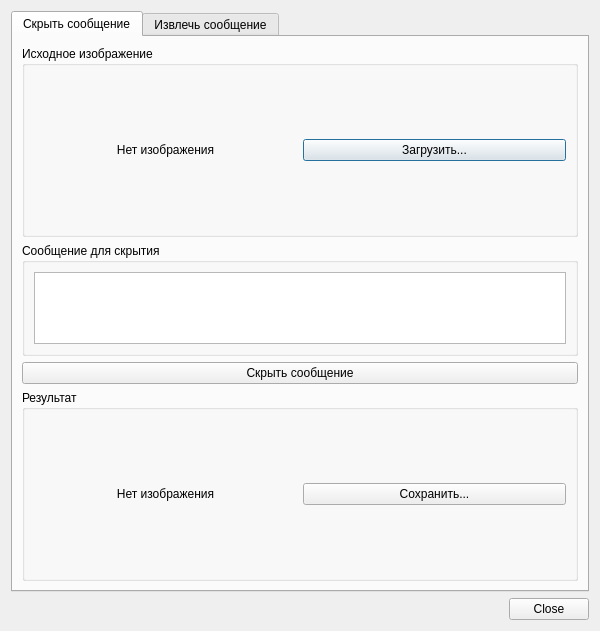
<?xml version="1.0" encoding="UTF-8"?>
<ui version="4.0">
 <class>SteganographyDialog</class>
 <widget class="QDialog" name="SteganographyDialog">
  <property name="geometry">
   <rect>
    <x>0</x>
    <y>0</y>
    <width>600</width>
    <height>450</height>
   </rect>
  </property>
  <property name="windowTitle">
   <string>Стеганография</string>
  </property>
  <layout class="QVBoxLayout" name="verticalLayout">
   <item>
    <widget class="QTabWidget" name="tabWidget">
     <property name="currentIndex">
      <number>0</number>
     </property>
     <widget class="QWidget" name="tabHide">
      <attribute name="title">
       <string>Скрыть сообщение</string>
      </attribute>
      <layout class="QVBoxLayout" name="verticalLayout_2">
       <item>
        <widget class="QGroupBox" name="groupBoxSource">
         <property name="title">
          <string>Исходное изображение</string>
         </property>
         <layout class="QHBoxLayout" name="horizontalLayout">
          <item>
           <widget class="QLabel" name="labelSourceImage">
            <property name="minimumSize">
             <size>
              <width>200</width>
              <height>150</height>
             </size>
            </property>
            <property name="text">
             <string>Нет изображения</string>
            </property>
            <property name="alignment">
             <set>Qt::AlignCenter</set>
            </property>
           </widget>
          </item>
          <item>
           <widget class="QPushButton" name="buttonLoadImage">
            <property name="text">
             <string>Загрузить...</string>
            </property>
           </widget>
          </item>
         </layout>
        </widget>
       </item>
       <item>
        <widget class="QGroupBox" name="groupBoxMessage">
         <property name="title">
          <string>Сообщение для скрытия</string>
         </property>
         <layout class="QVBoxLayout" name="verticalLayout_3">
          <item>
           <widget class="QPlainTextEdit" name="textEditMessage"/>
          </item>
         </layout>
        </widget>
       </item>
       <item>
        <widget class="QPushButton" name="buttonHideMessage">
         <property name="text">
          <string>Скрыть сообщение</string>
         </property>
        </widget>
       </item>
       <item>
        <widget class="QGroupBox" name="groupBoxResult">
         <property name="title">
          <string>Результат</string>
         </property>
         <layout class="QHBoxLayout" name="horizontalLayout_2">
          <item>
           <widget class="QLabel" name="labelResultImage">
            <property name="minimumSize">
             <size>
              <width>200</width>
              <height>150</height>
             </size>
            </property>
            <property name="text">
             <string>Нет изображения</string>
            </property>
            <property name="alignment">
             <set>Qt::AlignCenter</set>
            </property>
           </widget>
          </item>
          <item>
           <widget class="QPushButton" name="buttonSaveResult">
            <property name="text">
             <string>Сохранить...</string>
            </property>
           </widget>
          </item>
         </layout>
        </widget>
       </item>
      </layout>
     </widget>
     <widget class="QWidget" name="tabExtract">
      <attribute name="title">
       <string>Извлечь сообщение</string>
      </attribute>
      <layout class="QVBoxLayout" name="verticalLayout_4">
       <item>
        <widget class="QGroupBox" name="groupBoxExtractSource">
         <property name="title">
          <string>Изображение с скрытым сообщением</string>
         </property>
         <layout class="QHBoxLayout" name="horizontalLayout_3">
          <item>
           <widget class="QLabel" name="labelExtractImage">
            <property name="minimumSize">
             <size>
              <width>200</width>
              <height>150</height>
             </size>
            </property>
            <property name="text">
             <string>Нет изображения</string>
            </property>
            <property name="alignment">
             <set>Qt::AlignCenter</set>
            </property>
           </widget>
          </item>
          <item>
           <widget class="QPushButton" name="buttonLoadExtractImage">
            <property name="text">
             <string>Загрузить...</string>
            </property>
           </widget>
          </item>
         </layout>
        </widget>
       </item>
       <item>
        <widget class="QPushButton" name="buttonExtractMessage">
         <property name="text">
          <string>Извлечь сообщение</string>
         </property>
        </widget>
       </item>
       <item>
        <widget class="QGroupBox" name="groupBoxExtractedMessage">
         <property name="title">
          <string>Извлеченное сообщение</string>
         </property>
         <layout class="QVBoxLayout" name="verticalLayout_5">
          <item>
           <widget class="QPlainTextEdit" name="textEditExtractedMessage">
            <property name="readOnly">
             <bool>true</bool>
            </property>
           </widget>
          </item>
         </layout>
        </widget>
       </item>
      </layout>
     </widget>
    </widget>
   </item>
   <item>
    <widget class="QDialogButtonBox" name="buttonBox">
     <property name="orientation">
      <enum>Qt::Horizontal</enum>
     </property>
     <property name="standardButtons">
      <set>QDialogButtonBox::Close</set>
     </property>
    </widget>
   </item>
  </layout>
 </widget>
 <resources/>
 <connections>
  <connection>
   <sender>buttonBox</sender>
   <signal>accepted()</signal>
   <receiver>SteganographyDialog</receiver>
   <slot>accept()</slot>
   <hints>
    <hint type="sourcelabel">
     <x>248</x>
     <y>254</y>
    </hint>
    <hint type="destinationlabel">
     <x>157</x>
     <y>274</y>
    </hint>
   </hints>
  </connection>
  <connection>
   <sender>buttonBox</sender>
   <signal>rejected()</signal>
   <receiver>SteganographyDialog</receiver>
   <slot>reject()</slot>
   <hints>
    <hint type="sourcelabel">
     <x>316</x>
     <y>260</y>
    </hint>
    <hint type="destinationlabel">
     <x>286</x>
     <y>274</y>
    </hint>
   </hints>
  </connection>
 </connections>
</ui> 
